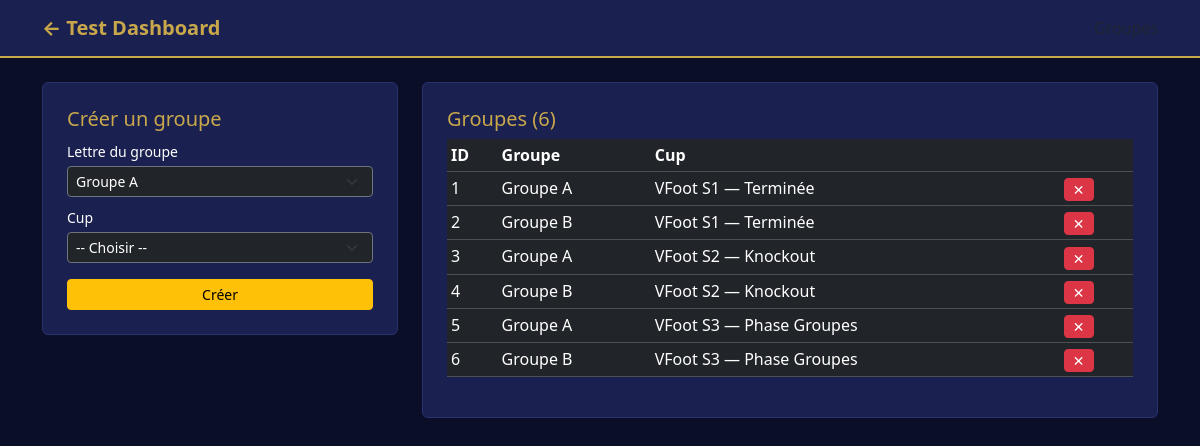
Screenshot of /test/groups.php with the database file from the repository.
### tables this page shows
CREATE TABLE groupe (

   
  id_groupe INT         NOT NULL AUTO_INCREMENT,                           
  nom       CHAR(1)     NOT NULL,                                          
  id_cup    INT         NOT NULL,                                          

   
  CONSTRAINT pk_groupe         PRIMARY KEY (id_groupe),
  CONSTRAINT fk_groupe_id_cup  FOREIGN KEY (id_cup) REFERENCES cup(id_cup),
  CONSTRAINT uq_groupe_nom_cup UNIQUE (nom, id_cup),                       
  CONSTRAINT ck_groupe_nom     CHECK (nom BETWEEN 'A' AND 'Z')             

);

CREATE TABLE cup (

   
  id_cup        INT          NOT NULL AUTO_INCREMENT,                      
  titre         VARCHAR(100) NOT NULL,                                     
  visibilite    ENUM('public', 'private') NOT NULL DEFAULT 'public',       
  join_code     VARCHAR(20)  NULL,                                         
  min_players   INT          NOT NULL DEFAULT 8,                           
  max_players   INT          NOT NULL DEFAULT 64,                          
  statut        ENUM('draft','open','started','finished','cancelled') NOT NULL DEFAULT 'draft',
  qualification INT          NOT NULL DEFAULT 2,                           
  created_at    DATETIME     NOT NULL DEFAULT CURRENT_TIMESTAMP,           
  created_by    INT          NOT NULL,                                     

   
  CONSTRAINT pk_cup            PRIMARY KEY (id_cup),
  CONSTRAINT fk_cup_created_by FOREIGN KEY (created_by)  REFERENCES users(id_user),
  CONSTRAINT ck_cup_players    CHECK (min_players >= 8 AND max_players <= 64),   
  CONSTRAINT ck_cup_minmax     CHECK (min_players <= max_players),               
  CONSTRAINT ck_cup_joincode   CHECK (                                                         
    (visibilite = 'public'  AND join_code IS NULL) OR
    (visibilite = 'private' AND join_code IS NOT NULL)
  )

);

### test/config.php (called while the page is built, shortened)
<?php
function db(): PDO {
    static $pdo = null;
    if ($pdo === null) {
        $pdo = new PDO(
            "mysql:host=" . DB_HOST . ";dbname=" . DB_NAME . ";charset=utf8mb4",
            DB_USER,
            DB_PASS,
            [PDO::ATTR_ERRMODE => PDO::ERRMODE_EXCEPTION, PDO::ATTR_DEFAULT_FETCH_MODE => PDO::FETCH_ASSOC]
        );
    }
    return $pdo;
}

### test/groups.php (the view, shortened to what this page needs)
<?php
require 'config.php';
$groups = db()->query("
    SELECT g.*, c.titre as cup
    FROM groupe g
    JOIN cup c ON g.id_cup = c.id_cup
    ORDER BY g.id_cup, g.nom
")->fetchAll();
?>
<!DOCTYPE html>
<html lang="fr">
<head>
    <link href="https://cdn.jsdelivr.net/npm/bootstrap@5.3.3/dist/css/bootstrap.min.css" rel="stylesheet">
</head>
<body>
<nav class="navbar navbar-dark mb-4">
    <div class="container">
        <a class="navbar-brand" href="index.php">← Test Dashboard</a>
        <span class="text-muted">Groupes</span>
    </div>
</nav>
<div class="container">
    <div class="row g-4">
        <div class="col-md-4">
            <div class="card p-4">
                <h5 class="card-title">Créer un groupe</h5>
                <form method="POST">
                    <div class="mb-2">
                        <label class="form-label small text-white mb-1">Lettre du groupe</label>
                        <select name="nom" class="form-select form-select-sm bg-dark text-white border-secondary">
                            <?php foreach (range('A', 'H') as $letter): ?>
                                <option value="<?= $letter ?>">Groupe <?= $letter ?></option>
                            <?php endforeach; ?>
                        </select>
                    </div>
                    <div class="mb-3">
                        <label class="form-label small text-white mb-1">Cup</label>
                        <select name="id_cup" class="form-select form-select-sm bg-dark text-white border-secondary" required>
                            <option value="">-- Choisir --</option>
                        </select>
                    </div>
                    <button class="btn btn-warning btn-sm w-100">Créer</button>
                </form>
            </div>
        </div>
        <div class="col-md-8">
            <div class="card p-4">
                <h5 class="card-title">Groupes (<?= count($groups) ?>)</h5>
                <table class="table table-sm table-dark table-hover">
                    <thead>
                        <tr><th>ID</th><th>Groupe</th><th>Cup</th><th></th></tr>
                    </thead>
                    <tbody>
                        <?php foreach ($groups as $g): ?>
                        <tr>
                            <td><?= $g['id_groupe'] ?></td>
                            <td>Groupe <?= $g['nom'] ?></td>
                            <td><?= htmlspecialchars($g['cup']) ?></td>
                            <td>
                                <form method="POST" style="display:inline">
                                    <button class="btn btn-danger btn-sm py-0" onclick="return confirm('Supprimer ?')">✕</button>
                                </form>
                            </td>
                        </tr>
                        <?php endforeach; ?>
                    </tbody>
                </table>
            </div>
        </div>
    </div>
</div>
</body>
</html>

### test/groups.php (style rules this page uses)
body { background: #0a0e27; color: #fff; }
.card { background: #1a2150; border: 1px solid #2a3170; }
.card-title { color: #c9a84c; }
.navbar { background: #1a2150 !important; border-bottom: 2px solid #c9a84c; }
.navbar-brand { color: #c9a84c !important; font-weight: bold; }
table { color: #fff; }
thead { color: #c9a84c; }

### rows the page displays
groupe: id_groupe "1", nom "A", id_cup.titre "VFoot S1 — Terminée"
groupe: id_groupe "2", nom "B", id_cup.titre "VFoot S1 — Terminée"
groupe: id_groupe "3", nom "A", id_cup.titre "VFoot S2 — Knockout"
groupe: id_groupe "4", nom "B", id_cup.titre "VFoot S2 — Knockout"
groupe: id_groupe "5", nom "A", id_cup.titre "VFoot S3 — Phase Groupes"
groupe: id_groupe "6", nom "B", id_cup.titre "VFoot S3 — Phase Groupes"

### other values shown
count($groups) "6"
